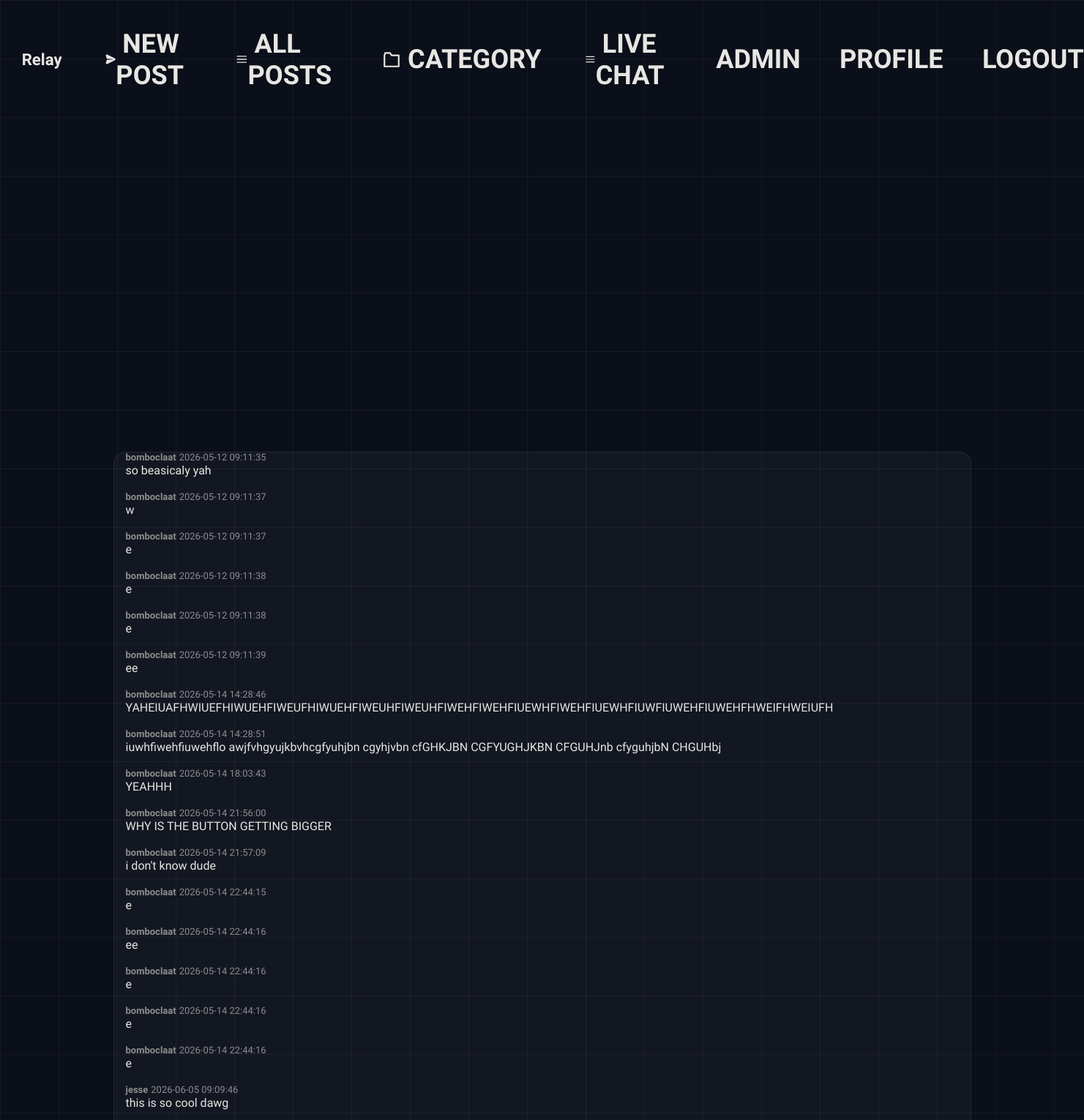
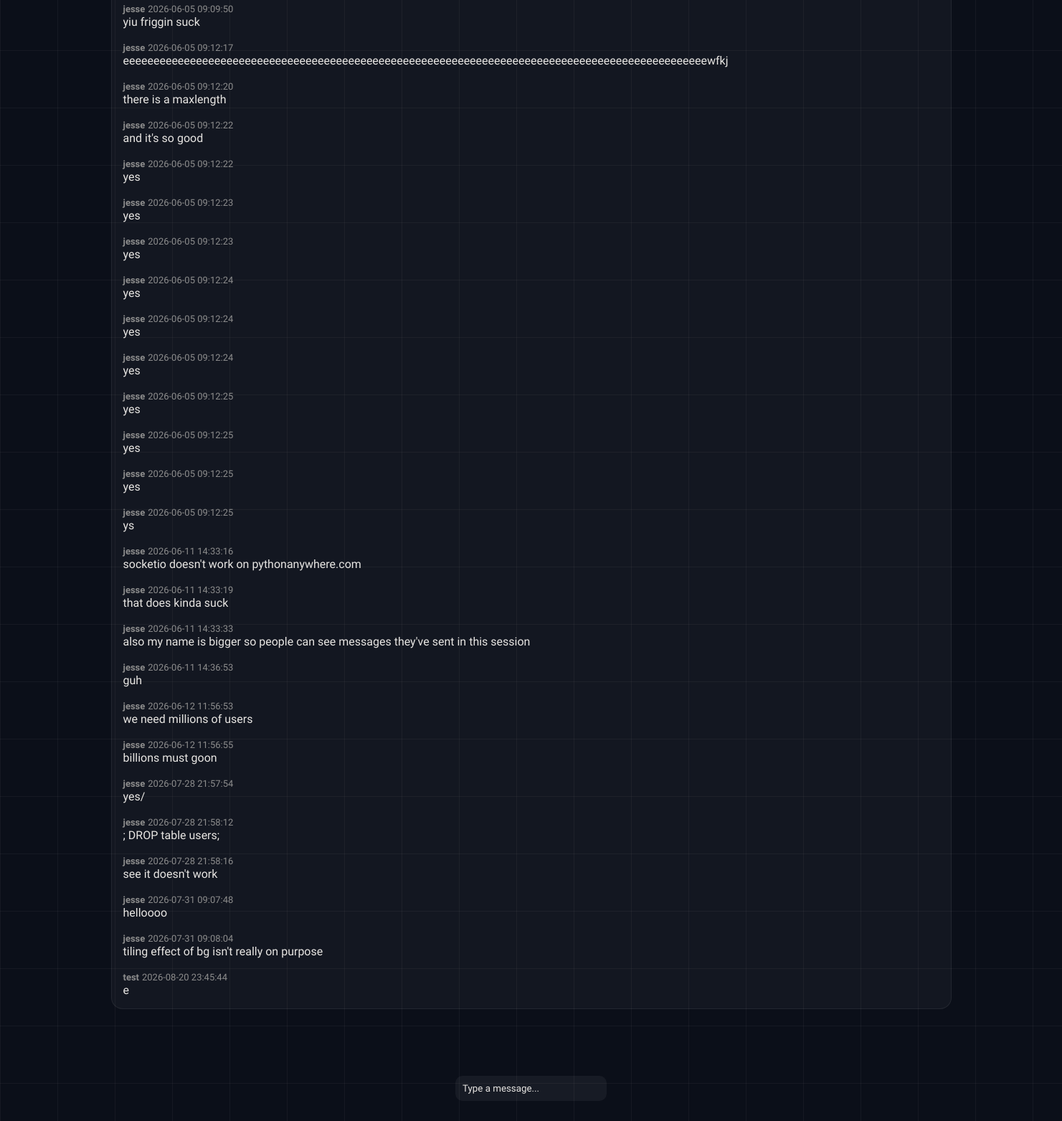
Page /livechat (signed in) on the committed database (2 pictures, top to bottom).
### tables this page shows
CREATE TABLE chat ("id" INTEGER PRIMARY KEY AUTOINCREMENT, "user_id" INTEGER NOT NULL REFERENCES users(id), "message" TEXT NOT NULL, "time" TEXT NOT NULL);

CREATE TABLE "users" (
    id INTEGER PRIMARY KEY AUTOINCREMENT,
    "name" TEXT UNIQUE,
    password TEXT
, imageurl TEXT, email TEXT);

### app.py (the view)
@app.route("/livechat")
def livechat():
    if check_logged_in() == False:
        return redirect(url_for("login"))
    sql = """
        SELECT chat.message, chat.time, users.name
        FROM chat
        JOIN users ON chat.user_id = users.id
        ORDER BY chat.id ASC;
    """
    messages = query_db(sql)
    return render_template("livechat.html", messages=messages)

### app.py (called while the page is built)
def get_db():
    db = getattr(g, "_database", None)
    if db is None:
        db = g._database = sqlite3.connect(DATABASE)
    return db

@app.teardown_appcontext
def close_connection(exception):
    db = getattr(g, "_database", None)
    if db is not None:
        db.close()

def query_db(query, args=(), one=False):
    cur = get_db().execute(query, args)
    rv = cur.fetchall()
    cur.close()
    return (rv[0] if rv else None) if one else rv

def check_logged_in():
    if "user_id" in session:
        return True
    else:
        return False

### templates/livechat.html (shortened to what this page needs)
{% extends "layout.html" %}
{% block body %}
<div class="chat-centered-content">
    <div id="chat-box" class="chat-box">
        {% for message in messages %}
        <div class="chat-message">
            <div class="chat-meta">
                <a class="h1 meta" style="font-weight:600;"
                    href="{{ url_for('userposts', username=message[2]) }}">{{ message[2] }}</a>
                <span class="meta">{{ message[1] }}</span>
            </div>
            <div class="chat-text">{{ message[0] }}</div>
        </div>
        {% endfor %}
    </div>
    <form id="chat-form">
        <input type="text" id="message-input" class="chat-input" placeholder="Type a message..." autocomplete="off"
            maxlength="100" required>
    </form>
</div>
{% endblock %}

### templates/layout.html (shortened to what this page needs)
<!DOCTYPE html>
<html lang="en">
<head>
    <link rel="stylesheet" href="{{url_for('static', filename='style.css')}}">
</head>
<body>
    <nav class="navbar">
        <div class="left-navbar-group">
            <a href="/" class="top-button">
                <div class="title">Relay</div>
            </a>
            <a href="/newpost" class="top-button">
                &nbsp;NEW POST
            </a>
            <a href="/allposts" class="top-button">
                <svg viewBox="0 0 24 24" width="26" height="26">
                    <path d="M3 6h18M3 12h18M3 18h18" stroke="currentColor" stroke-width="2" stroke-linecap="round" />
                </svg>
                &nbsp;ALL POSTS
            </a>
            <div class="dropdown">
                <button class="top-button">
                    <svg viewBox="0 0 24 24" width="26" height="26">
                        <path d="M3 7v14h18V7H12l-2-3H4z" stroke="currentColor" stroke-width="2" fill="none"
                            stroke-linecap="round" stroke-linejoin="round" />
                    </svg>
                    &nbsp;CATEGORY
                </button>
            </div>
            <a href="/livechat" class="top-button">
                <svg viewBox="0 0 24 24" width="26" height="26">
                    <path d="M3 6h18M3 12h18M3 18h18" stroke="currentColor" stroke-width="2" stroke-linecap="round" />
                </svg>
                &nbsp;LIVE CHAT
            </a>
        </div>
        <div class="nav-right">
            <a href="/admin" class="top-button">ADMIN</a>
            {% if session.username %}
            <a href="{{ url_for('userposts', username=session['username']) }}" class="top-button">PROFILE</a>
            <a href="/logout" class="top-button">LOGOUT</a>
            {% else %}
            <a href="/login" class="top-button">LOGIN</a>
            <a href="/register" class="top-button">REGISTER</a>
            {% endif %}
        </div>
    </nav>
    {% block body %}
    {% endblock %}
</body>
</html>

### static/style.css (style rules this page uses)
:root { --background-color: #0b0f19; --grid-size: 80px; --grid-line: rgba(255, 255, 255, 0.045); --box-background: rgba(255, 255, 255, 0.035); --post-background: #2a2a2a; --input-background: rgba(255, 255, 255, 0.05); --element-bg: black; --sidebar-background: rgba(100,100,100,0.2); --font: #e8e6e3; --muted-font: #8d8d8d; --heading-font: "Audiowide", sans-serif; --body-font: "Google Sans", monospace; --coloured-element: #4066ff; --error-red: #ef4444; --sidebar-font-size: 0.8vw; --reply-font: calc(0.5vh + 0.5vw); --reply-line: calc(2vh + 2vw); --navbar-font-size: calc(0.59vh + 0.59vw); --navbar-title-size: 1.5vw; --box-border: 1px solid rgba(255, 255, 255, 0.07); --box-border-radius: 16px; --nav-box-shadow: rgba(226, 226, 226, 0.73); --reply-box-color: rgba(0,0,0,0.3); --dropdown-border: 2px solid grey; }
* { font-family: var(--body-font); box-sizing: border-box; }
body { background-color: var(--background-color); background-image: linear-gradient( to right, var(--grid-line) 1px, transparent 1px ), linear-gradient( to bottom, var(--grid-line) 1px, transparent 1px ); background-size: var(--grid-size) var(--grid-size); color: var(--font); overflow-x: hidden; overscroll-behavior-x: none; }
h1, .title, .searchbar, .top-button, .top-button-active, .follow-button, .content-404, .logo, .post-title, .page-title, .sidebar-title, .home-sidebar>h1 { font-family: var(--heading-font); }
a { text-decoration: none; color: var(--font); font-weight: 520; }
.meta { color: var(--muted-font); margin: 10px 0 !important; font-size: small; }
.navbar { position: sticky; z-index: 10000; top: 0; display: flex; gap: 1em; padding: 0.5em 0; background-color: var(--background); }
.left-navbar-group { display: flex; gap: 1em; }
.title { font-size: var(--navbar-title-size); font-weight: 600; border: none; }
.nav-right { margin-left: auto; display: flex; gap: 10px; }
button { all: unset; }
.top-button { display: flex; color: var(--font); justify-content: center; align-items: center; padding: 0.6em; font-weight: 600; font-family: var(--heading-font); border: none; font-size: var(--navbar-font-size) !important; }
form { display: flex; flex-direction: column; gap: 15px; }
input, textarea { padding: 10px; border-radius: 6px; border: none; outline: none; color: var(--input-font); background: var(--input-background); font-family: 'Google Sans', monospace; }
input::placeholder, textarea::placeholder { color: var(--font-muted); }
.dropdown button { font-size: var(--navbar-font-size) !important; }
.dropdown { display: flex; align-items: center; margin: 0; padding: 0; position: relative; }
.chat-centered-content { display: flex; flex-direction: column; align-items: center; margin-top: 10vh; gap: 2vh; }
.chat-box { background: var(--box-background); border: var(--box-border); width: 80%; padding: 1em; margin-top: 0; gap: 1em; height: 50vh; overflow-y: auto; display: flex; flex-direction: column; border-radius: var(--box-border-radius) }
.chat-input { height: 100%; background: var(--input-background); border-radius: 10px; border: none; }
.chat-meta { color: var(--muted-font) !important; }

### rows in the picture
chat: name "bomboclaat", time "2026-05-12 09:11:35", message "so beasicaly yah"
chat: name "bomboclaat", time "2026-05-12 09:11:37", message "w"
chat: name "bomboclaat", time "2026-05-12 09:11:37", message "e"
chat: name "bomboclaat", time "2026-05-12 09:11:38", message "e"
chat: name "bomboclaat", time "2026-05-12 09:11:38", message "e"
chat: name "bomboclaat", time "2026-05-12 09:11:39", message "ee"
chat: name "bomboclaat", time "2026-05-14 14:28:46", message "YAHEIUAFHWIUEFHIWUEHFIWEUFHIWUEHFIWEUHFIWEUHFIWEHFIWEHFIUEWHFIWEHFIUEWHFIUWFIUWEHFIUWEHFHWEIFHWEIUFH"
chat: name "bomboclaat", time "2026-05-14 14:28:51", message "iuwhfiwehfiuwehflo awjfvhgyujkbvhcgfyuhjbn cgyhjvbn cfGHKJBN CGFYUGHJKBN CFGUHJnb cfyguhjbN CHGUHbj"
chat: name "bomboclaat", time "2026-05-14 18:03:43", message "YEAHHH"
chat: name "bomboclaat", time "2026-05-14 21:56:00", message "WHY IS THE BUTTON GETTING BIGGER"
chat: name "bomboclaat", time "2026-05-14 21:57:09", message "i don't know dude"
chat: name "bomboclaat", time "2026-05-14 22:44:15", message "e"
chat: name "bomboclaat", time "2026-05-14 22:44:16", message "ee"
chat: name "bomboclaat", time "2026-05-14 22:44:16", message "e"
chat: name "bomboclaat", time "2026-05-14 22:44:16", message "e"
chat: name "bomboclaat", time "2026-05-14 22:44:16", message "e"
chat: name "jesse", time "2026-06-05 09:09:46", message "this is so cool dawg"
chat: name "jesse", time "2026-06-05 09:09:50", message "yiu friggin suck"
chat: name "jesse", time "2026-06-05 09:12:17", message "eeeeeeeeeeeeeeeeeeeeeeeeeeeeeeeeeeeeeeeeeeeeeeeeeeeeeeeeeeeeeeeeeeeeeeeeeeeeeeeeeeeeeeeeeeeeeeeewfkj"
chat: name "jesse", time "2026-06-05 09:12:20", message "there is a maxlength"
chat: name "jesse", time "2026-06-05 09:12:22", message "and it's so good"
chat: name "jesse", time "2026-06-05 09:12:22", message "yes"
chat: name "jesse", time "2026-06-05 09:12:23", message "yes"
chat: name "jesse", time "2026-06-05 09:12:23", message "yes"
chat: name "jesse", time "2026-06-05 09:12:24", message "yes"
chat: name "jesse", time "2026-06-05 09:12:24", message "yes"
chat: name "jesse", time "2026-06-05 09:12:24", message "yes"
chat: name "jesse", time "2026-06-05 09:12:25", message "yes"
chat: name "jesse", time "2026-06-05 09:12:25", message "yes"
chat: name "jesse", time "2026-06-05 09:12:25", message "yes"
chat: name "jesse", time "2026-06-05 09:12:25", message "ys"
chat: name "jesse", time "2026-06-11 14:33:16", message "socketio doesn't work on pythonanywhere.com"
chat: name "jesse", time "2026-06-11 14:33:19", message "that does kinda suck"
chat: name "jesse", time "2026-06-11 14:33:33", message "also my name is bigger so people can see messages they've sent in this session"
chat: name "jesse", time "2026-06-11 14:36:53", message "guh"
chat: name "jesse", time "2026-06-12 11:56:53", message "we need millions of users"
chat: name "jesse", time "2026-06-12 11:56:55", message "billions must goon"
chat: name "jesse", time "2026-07-28 21:57:54", message "yes/"
chat: name "jesse", time "2026-07-28 21:58:12", message "; DROP table users;"
chat: name "jesse", time "2026-07-28 21:58:16", message "see it doesn't work"
chat: name "jesse", time "2026-07-31 09:07:48", message "helloooo"
chat: name "jesse", time "2026-07-31 09:08:04", message "tiling effect of bg isn't really on purpose"
chat: name "test", time "2026-08-20 23:45:44", message "e"
